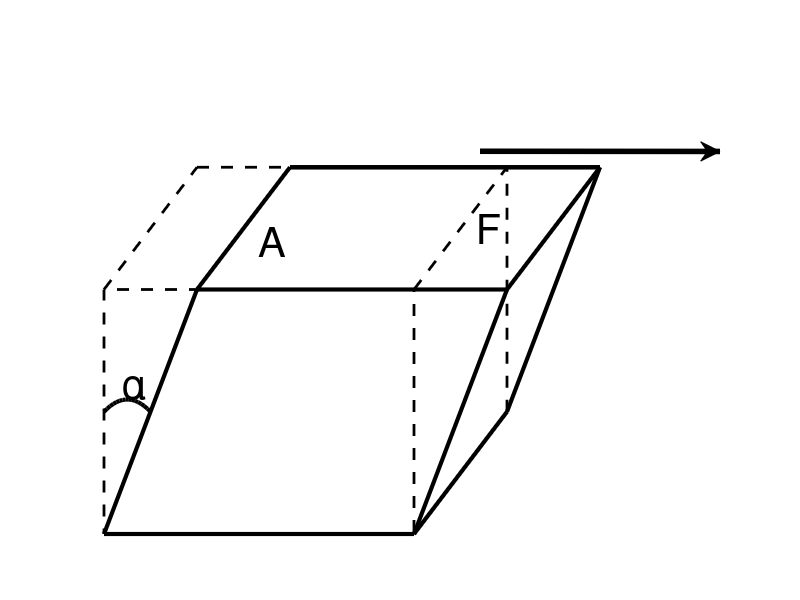

Write the MATLAB code that produced this figure.

figure(1)
clf
hold on

plot([0 1 1 0 0],[0 0 1 1 0],'k--','LineWidth',2)
plot([0 0.3],[1 1.5],'k--','LineWidth',2)
plot([1 1.3],[1 1.5],'k--','LineWidth',2)
plot([1 1.3],[0 0.5],'k--','LineWidth',2)
plot([0.3 1.3],[1.5 1.5],'k--','LineWidth',2)
plot([1.3 1.3],[0.5 1.5],'k--','LineWidth',2)

plot([0 1 1.3 0.3 0],[0 0 1 1 0],'k-','LineWidth',3)
plot([0.3 0.6],[1 1.5],'k-','LineWidth',3)
plot([1.3 1.6],[1 1.5],'k-','LineWidth',3)
plot([0.6 1.6],[1.5 1.5],'k-','LineWidth',3)
plot([0.6 1.6],[1.5 1.5],'k-','LineWidth',3)
plot([1 1.3],[0 0.5],'k-','LineWidth',3)
plot([1.3 1.6],[0.5 1.5],'k-','LineWidth',3)

text(0.5,1.2,'A','Fontsize',30)
% quiver([1,2],[1.3 1.3],[1.3 1.3],[0 0],'Color','k','Linewidth',3)
annotation(gcf,'arrow',[0.6 0.9],[0.7479 0.7476],'Color','k','Linewidth',4);
text(1.2,1.25,'F','Fontsize',30)

xx = [0:0.01:0.15];
val = spline([0 0.07 0.15],[0.5 0.55 0.5],xx);
plot(xx,val,'Color','k','Linewidth',3);
text(0.06,0.6,'\alpha','Fontsize',30)

axis off
axis auto
